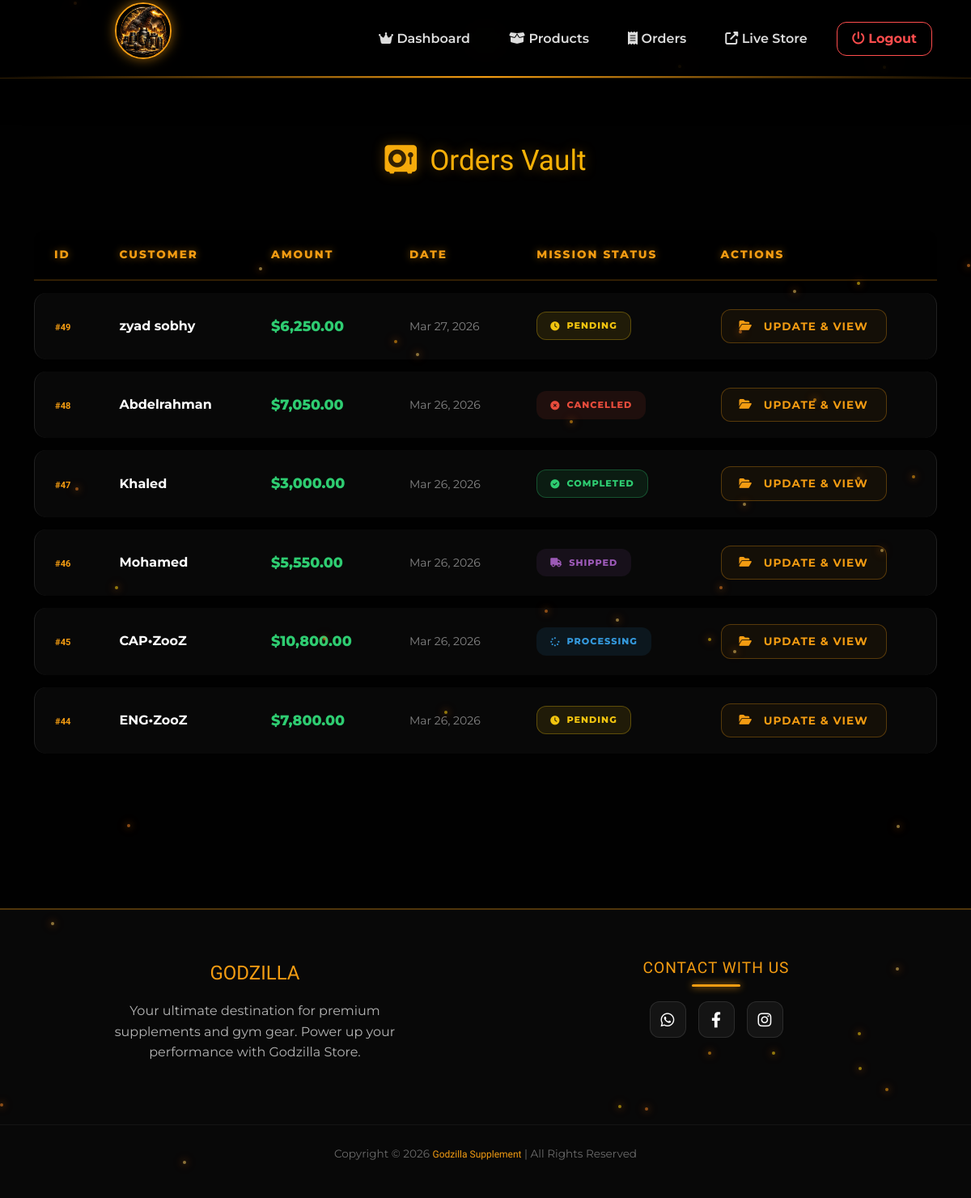
The page /admin/orders.php on the database its author committed.
### tables this page shows
CREATE TABLE `orders` (
  `id` int(11) NOT NULL,
  `customer_name` varchar(255) DEFAULT NULL,
  `customer_phone` varchar(50) DEFAULT NULL,
  `customer_address` text DEFAULT NULL,
  `total_price` decimal(10,2) DEFAULT NULL,
  `payment_method` varchar(50) NOT NULL,
  `created_at` timestamp NOT NULL DEFAULT current_timestamp(),
  `status` varchar(20) NOT NULL DEFAULT 'Pending',
  `payment_status` varchar(20) DEFAULT 'Pending',
  `transaction_id` varchar(100) DEFAULT NULL,
  `coupon_code` varchar(50) DEFAULT NULL,
  `discount` decimal(10,2) DEFAULT 0.00
);

### admin/orders.php (the view, shortened to what this page needs)
<?php
include("../inc/config.php");
include("../inc/admin_header.php");
try {
    $stmt = $pdo->query("SELECT * FROM orders ORDER BY id DESC");
    $orders = $stmt->fetchAll();
} catch (PDOException $e) {
    $orders = [];
}
?>
<!DOCTYPE html>
<html lang="en">
<head>
    <link rel="stylesheet" href="../css/bootstrap.min.css">
    <link rel="stylesheet" href="https://cdnjs.cloudflare.com/ajax/libs/font-awesome/6.4.0/css/all.min.css">
</head>
<body>
    <div class="admin-content">
        <div class="container">
            <div class="admin-header text-center">
                <h1><i class="fas fa-vault me-3"></i>Orders Vault</h1>
            </div>
            <div class="orders-table-wrapper">
                <?php if (!empty($orders)): ?>
                    <div class="table-responsive">
                        <table class="table">
                            <thead>
                                <tr>
                                    <th>ID</th>
                                    <th>Customer</th>
                                    <th>Amount</th>
                                    <th>Date</th>
                                    <th>Mission Status</th>
                                    <th>Actions</th>
                                </tr>
                            </thead>
                            <tbody>
                                <?php foreach ($orders as $order): ?>
                                    <tr>
                                        <td data-label="Ref"><span class="order-id-chip">#<?php echo $order['id']; ?></span></td>
                                        <td data-label="Customer">
                                            <div class="fw-bold text-white"><?php echo htmlspecialchars($order['customer_name'] ?? 'Guest'); ?></div>
                                        </td>
                                        <td data-label="Amount"><span class="price-tag">$<?php echo number_format($order['total_price'], 2); ?></span></td>
                                        <td data-label="Date"><span class="text-white-50 small"><?php echo date('M d, Y', strtotime($order['created_at'])); ?></span></td>
                                        <td data-label="Mission Status">
                                            <?php
                                            $status = strtolower($order['status'] ?? 'pending');
                                            $config = [
                                                'pending'    => ['class' => 'status-pending', 'icon' => 'fa-clock'],
                                                'processing' => ['class' => 'status-processing', 'icon' => 'fa-spinner fa-spin'],
                                                'shipped'    => ['class' => 'status-shipped', 'icon' => 'fa-truck'],
                                                'completed'  => ['class' => 'status-completed', 'icon' => 'fa-check-circle'],
                                                'cancelled'  => ['class' => 'status-cancelled', 'icon' => 'fa-times-circle'],
                                            ];
                                            $current = $config[$status] ?? $config['pending'];
                                            ?>
                                            <span class="status-badge <?php echo $current['class']; ?>">
                                                <i class="fas <?php echo $current['icon']; ?>"></i>
                                                <?php echo $status; ?>
                                            </span>
                                        </td>
                                        <td data-label="Actions">
                                            <a href="view_order.php?id=<?php echo $order['id']; ?>" class="btn-view">
                                                <i class="fas fa-folder-open me-1"></i> Update & View
                                            </a>
                                        </td>
                                    </tr>
                                <?php endforeach; ?>
                            </tbody>
                        </table>
                    </div>
                <?php endif; ?>
            </div>
        </div>
    </div>
    <?php include("../inc/footer.php"); ?>
</body>
</html>

### css/custom.css (style rules this page uses)
:root { --primary-gold: #f39c12; --dark-bg: #0a0a0a; --white: white; --secondary: #ff2a6d; --tertiary: #05d9e8; --accent: #f2f542; --accent-orange: #e67e22; --purple: #a259ff; --blue: #2c81ff; --glow-blue: 0 0 20px rgba(5, 217, 232, 0.7); --glow-secondary: 0 0 30px rgba(255, 42, 109, 0.7); }
*, *::before, *::after { margin: 0; padding: 0; box-sizing: border-box; }
body { font-family: 'Quicksand', 'Montserrat', sans-serif; background-color: var(--dark-bg); color: var(--white); overflow-x: hidden; cursor: none; scroll-behavior: smooth; min-height: 100vh; position: relative; }
body::before { content: ""; position: fixed; inset: 0; background: rgba(0, 0, 0, 0.85); z-index: -1; }
.fw-bold { font-weight: 700 !important; }

### inc/admin_header.php (style rules this page uses)
* { margin: 0; padding: 0; box-sizing: border-box; }
:root { --primary: #0a0a0a; --white: white; --secondary: #ff2a6d; --tertiary: #05d9e8; --accent: #f2f542; --accentely: #e67e22; --purple: #a259ff; --blue: #2c81ff; --glow: 0 0 20px rgba(5, 217, 232, 0.7); --glow-secondary: 0 0 30px rgba(255, 42, 109, 0.7); --admin-bg: #0f1113; --card-bg: #1a1d21; --accent-color: #f39c12; --text-muted: #94a3b8; --border-color: rgba(255, 255, 255, 0.05); }
body { font-family: 'Montserrat', sans-serif; background-color: black; color: white; overflow-x: hidden; cursor: auto; scroll-behavior: smooth; min-height: 100vh; }
body::before { content: ""; position: fixed; top: 0; left: 0; width: 100%; height: 100%; background: rgba(0, 0, 0, 0.85); z-index: -1; }

### rows shown on the page
orders: id "49", customer_name "zyad sobhy", total_price "6,250.00", created_at "Mar 27, 2026", status "PENDING"
orders: id "48", customer_name "Abdelrahman", total_price "7,050.00", created_at "Mar 26, 2026", status "CANCELLED"
orders: id "47", customer_name "Khaled", total_price "3,000.00", created_at "Mar 26, 2026", status "COMPLETED"
orders: id "46", customer_name "Mohamed", total_price "5,550.00", created_at "Mar 26, 2026", status "SHIPPED"
orders: id "45", customer_name "CAP•ZooZ", total_price "10,800.00", created_at "Mar 26, 2026", status "PROCESSING"
orders: id "44", customer_name "ENG•ZooZ", total_price "7,800.00", created_at "Mar 26, 2026", status "PENDING"
